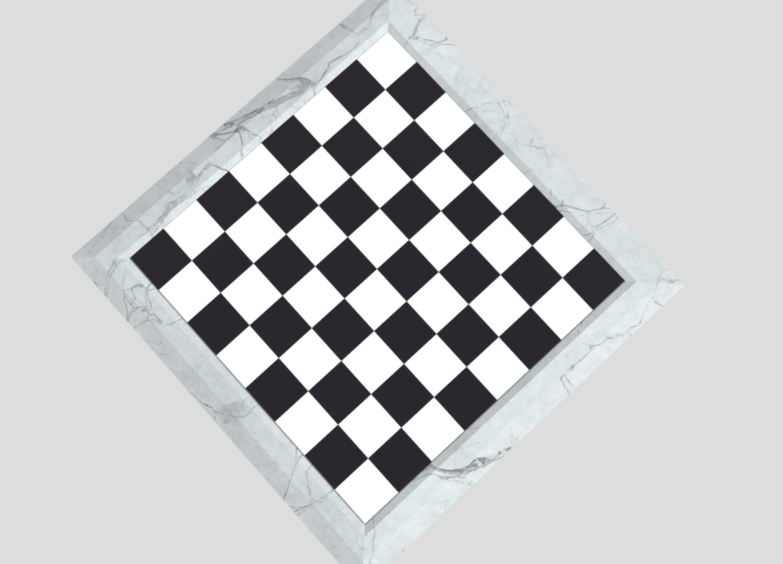
#> input picture tabish/samples/shutter_stock/a.png, 1566 x 1128 px (shown at 1/2 size)
$ python pnp.py
#> lines starting #> are read from the running program, lines starting #| are printed output that depends on the picture; long printed decimals are rounded
import numpy as np
import cv2
from scipy.optimize import minimize
import matplotlib.pyplot as plt

def draw_projected_grid(h, w, pose, spacing=0.1, K=None, return_grid=False):
    # Auto extent based on camera height (tz)
    rx, ry, rz, tx, ty, tz = pose
    if K is None:
        K = np.array([[800, 0, w / 2], [0, 800, h / 2], [0, 0, 1]])

    fov = 2 * np.arctan(max(h, w) / (2 * K[0, 0]))
    extent = int(((tz + 0.1) * np.tan(fov / 2)) / spacing) + 2

    coords = []
    for i in range(-extent, extent + 1):
        for j in range(-extent, extent + 1):
            coords.append([j * spacing, i * spacing, 0])
    coords = np.array(coords, dtype=np.float32)

    Rx = cv2.Rodrigues(np.array([rx, 0, 0]))[0]
    Ry = cv2.Rodrigues(np.array([0, ry, 0]))[0]
    Rz = cv2.Rodrigues(np.array([0, 0, rz]))[0]
    R = Rz @ Ry @ Rx
    t = np.array([[tx], [ty], [tz]])
    RT = np.hstack((R, t))
    P = K @ RT

    coords_h = np.hstack((coords, np.ones((coords.shape[0], 1))))
    proj = (P @ coords_h.T).T
    proj_2d = proj[:, :2] / proj[:, 2:]

    if return_grid:
        return proj_2d
    else:
        img = np.ones((h, w, 3), dtype=np.uint8) * 255
        grid = proj_2d.reshape((2 * extent + 1, 2 * extent + 1, 2))
        for i in range(grid.shape[0]):
            for j in range(grid.shape[1] - 1):
                pt1 = tuple(np.int32(grid[i, j]))
                pt2 = tuple(np.int32(grid[i, j + 1]))
                cv2.line(img, pt1, pt2, (0, 0, 0), 1)
        for j in range(grid.shape[1]):
            for i in range(grid.shape[0] - 1):
                pt1 = tuple(np.int32(grid[i, j]))
                pt2 = tuple(np.int32(grid[i + 1, j]))
                cv2.line(img, pt1, pt2, (0, 0, 0), 1)
        return img


def optimize_grid_to_image(image, detected_points):
    h, w = image.shape[:2]
    K = np.array([[800, 0, w / 2],
                  [0, 800, h / 2],
                  [0,   0,     1]])

    # === Loss function: distance between projected grid and detected corners
    def loss(pose):
        grid_proj = draw_projected_grid(h, w, pose, K=K, return_grid=True)
        distances = []
        for dp in detected_points:
            dists = np.linalg.norm(grid_proj - dp, axis=1)
            distances.append(np.min(dists))  # take closest grid point to this corner
        return np.mean(distances)

    # === Initial random pose (rx, ry, rz, tx, ty, tz)
    # initial_pose = (0.001, 0.001, 0.001, 0.001, 0.001, 0.001)
    initial_pose = np.random.uniform(low=[-0.2, -0.2, -0.2, -1, -1, 1],
                                     high=[0.2, 0.2, 0.2, 1, 1, 3])

    # === Optimize using Powell (or Nelder-Mead if unstable)
    result = minimize(loss, initial_pose, method='Powell', options={'maxiter': 300})
    best_pose = result.x

    # === Final overlay
    final_grid = draw_projected_grid(h, w, best_pose, K=K)
    cv2.imshow("Optimized Grid on Image", final_grid)
    cv2.waitKey(0)
    cv2.destroyAllWindows()

    return best_pose


# Load your image and detected corners
img = cv2.imread("../samples/shutter_stock/a.png")  # or whatever your input is
#> img is the input picture: shape (1128, 1566, 3); mean B, G, R 200.2, 199.3, 198.5
corners = np.array([[100, 200], [150, 200], [200, 200], [100, 250], [150, 250]])  # example points

pose = optimize_grid_to_image(img, corners)
#> in optimize_grid_to_image, `cv2.imshow("Optimized Grid on Image", final_grid)`:
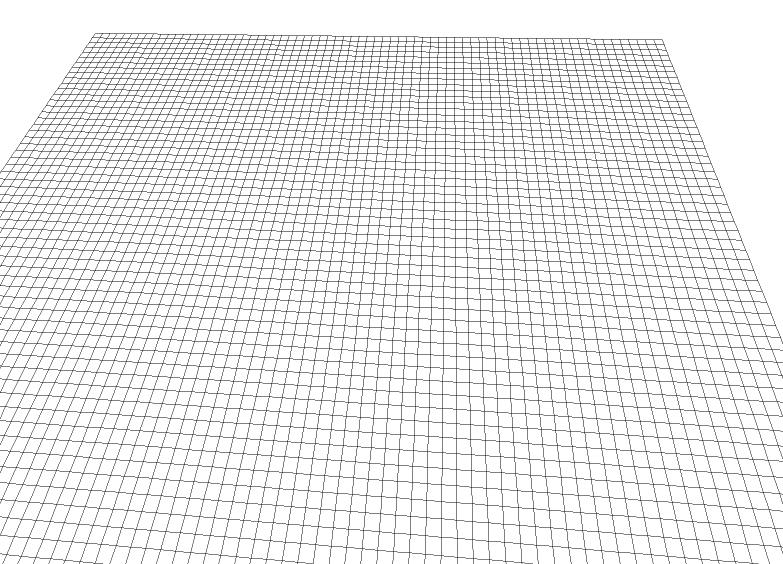
#> window 'Optimized Grid on Image': shape (1128, 1566, 3) (shown at 1/2 size); 92% white; black in thin lines or dots
#> pose = [-0.478, 0.0588, 0.0478, -0.559, 0.0824, 3.4]
print("Optimized Pose:", pose)
#| Optimized Pose: [-0.4782  0.05878  0.04781 -0.5594   0.08235  3.405]
